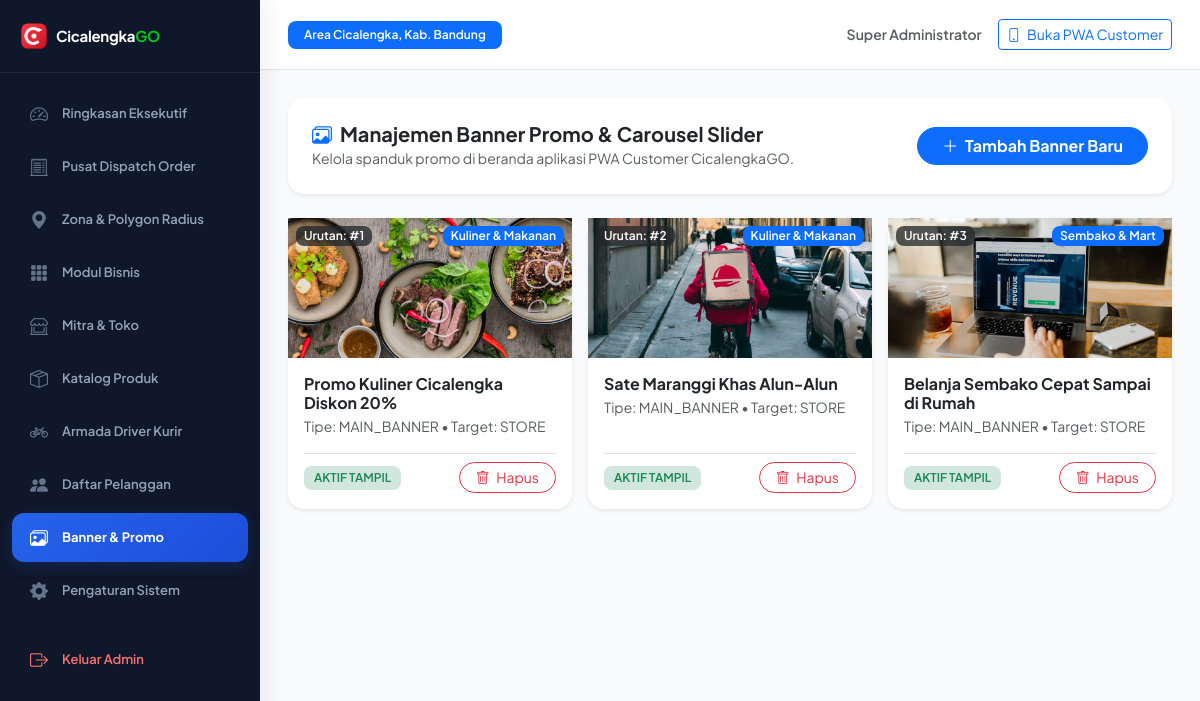
Screenshot of /public/admin/banners (signed in) with the database file from the repository.
### tables this page shows
CREATE TABLE `banners` (
  `id` INT UNSIGNED NOT NULL AUTO_INCREMENT,
  `module_id` INT UNSIGNED NULL,
  `zone_id` INT UNSIGNED NULL,
  `title` VARCHAR(150) NOT NULL,
  `image` VARCHAR(255) NOT NULL,
  `banner_type` ENUM('main_banner', 'popup', 'promo_strip') NOT NULL DEFAULT 'main_banner',
  `target_type` ENUM('store', 'product', 'category', 'url') NOT NULL DEFAULT 'store',
  `target_id` VARCHAR(100) NULL,
  `status` TINYINT(1) NOT NULL DEFAULT 1,
  `priority` INT NOT NULL DEFAULT 0,
  `created_at` TIMESTAMP NOT NULL DEFAULT CURRENT_TIMESTAMP,
  PRIMARY KEY (`id`)
);

CREATE TABLE `modules` (
  `id` INT UNSIGNED NOT NULL AUTO_INCREMENT,
  `name` VARCHAR(50) NOT NULL,
  `module_type` ENUM('food', 'grocery', 'pharmacy', 'ecommerce', 'parcel') NOT NULL,
  `icon` VARCHAR(100) NOT NULL DEFAULT 'bi-box-seam',
  `thumbnail` VARCHAR(255) NULL,
  `theme_color` VARCHAR(20) NOT NULL DEFAULT '#0d6efd',
  `description` VARCHAR(255) NULL,
  `status` TINYINT(1) NOT NULL DEFAULT 1,
  `stores_count` INT NOT NULL DEFAULT 0,
  `created_at` TIMESTAMP NOT NULL DEFAULT CURRENT_TIMESTAMP,
  `updated_at` TIMESTAMP NOT NULL DEFAULT CURRENT_TIMESTAMP ON UPDATE CURRENT_TIMESTAMP,
  PRIMARY KEY (`id`),
  UNIQUE KEY `uk_module_type` (`module_type`)
);

### app/core/Controller.php (called while the page is built, shortened)
<?php
abstract class Controller
{
    protected function view(string $viewPath, array $data = [], ?string $layout = 'customer_layout'): void
    {
        View::render($viewPath, $data, $layout);
    }
}

### app/controllers/AdminController.php (called while the page is built, shortened)
<?php
class AdminController extends Controller
{
    public function banners(): void
    {
        $banners = Database::query("
            SELECT b.*, m.name as module_name
            FROM `banners` b
            LEFT JOIN `modules` m ON b.module_id = m.id
            ORDER BY b.priority ASC, b.id DESC
        ");
        $modules = (new Module())->activeModules();
        $this->view('admin.banners', [
            'title'      => 'Manajemen Banner Promo & Slider',
            'banners'    => $banners,
            'modules'    => $modules,
            'active_tab' => 'banners'
        ], 'admin_layout');
    }
}

### app/core/Router.php (called while the page is built, shortened)
<?php
class Router
{
    private static array $routes = [];
    private static string $groupPrefix = '';
    private static array $groupMiddleware = [];
    public static function group(array $attributes, callable $callback): void
    {
        $prevPrefix = self::$groupPrefix;
        $prevMiddleware = self::$groupMiddleware;
        if (isset($attributes['prefix'])) {
            self::$groupPrefix = $prevPrefix . '/' . trim($attributes['prefix'], '/');
        }
        if (isset($attributes['middleware'])) {
            $middlewares = is_array($attributes['middleware']) ? $attributes['middleware'] : [$attributes['middleware']];
            self::$groupMiddleware = array_merge(self::$groupMiddleware, $middlewares);
        }
        self::$groupPrefix = $prevPrefix;
        self::$groupMiddleware = $prevMiddleware;
    }
    private static function addRoute(string $method, string $path, $handler, array $middleware = []): void
    {
        $fullPath = self::$groupPrefix . '/' . trim($path, '/');
        $fullPath = '/' . trim($fullPath, '/');
        if ($fullPath !== '/') {
            $fullPath = rtrim($fullPath, '/');
        }
        $allMiddleware = array_merge(self::$groupMiddleware, $middleware);
        self::$routes[] = [
            'method'     => $method,
            'path'       => $fullPath,
            'handler'    => $handler,
            'middleware' => $allMiddleware
        ];
    }
    public static function dispatch(string $uri, string $method)
    {
        $uri = parse_url($uri, PHP_URL_PATH) ?? '/';
        if (str_starts_with($uri, '/public/')) {
            $uri = substr($uri, 7);
        } elseif ($uri === '/public') {
            $uri = '/';
        }
        $uri = '/' . trim($uri, '/');
        if ($uri !== '/') {
            $uri = rtrim($uri, '/');
        }
        foreach (self::$routes as $route) {
            if ($route['method'] !== $method) {
                continue;
            }
            $pattern = preg_replace('#\{([a-zA-Z0-9_]+)\}#', '(?P<$1>[^/]+)', $route['path']);
            $pattern = "#^" . $pattern . "$#";
            if (preg_match($pattern, $uri, $matches)) {
                $params = array_filter($matches, function ($key) {
                    return !is_numeric($key);
                }, ARRAY_FILTER_USE_KEY);
                if (is_array($route['handler'])) {
                    [$ctrlClass, $action] = $route['handler'];
                    $controller = new $ctrlClass();
                    return call_user_func_array([$controller, $action], $params);
                } elseif (is_callable($route['handler'])) {
                    return call_user_func_array($route['handler'], $params);
                }
            }
        }
    }
}

### app/core/App.php (called while the page is built, shortened)
<?php
class App
{
    public static function run(): void
    {
        $uri = $_SERVER['REQUEST_URI'] ?? '/';
        $method = $_SERVER['REQUEST_METHOD'] ?? 'GET';
        Router::dispatch($uri, $method);
    }
}

### public/index.php (called while the page is built, shortened)
<?php
require_once APP_PATH . '/autoload.php';
$app = new App();
$app->run();

### app/autoload.php (called while the page is built, shortened)
<?php
spl_autoload_register(function ($class) {
    $prefix = 'App\\';
    $baseDir = dirname(__DIR__) . '/app/';
    $len = strlen($prefix);
    $relativeClass = substr($class, $len);
    $file = $baseDir . str_replace('\\', '/', $relativeClass) . '.php';
    $parts = explode('\\', $relativeClass);
    if (count($parts) > 1) {
        $className = array_pop($parts);
        $dirParts = array_map('strtolower', $parts);
        $fallbackFile = $baseDir . implode('/', $dirParts) . '/' . $className . '.php';
        if (file_exists($fallbackFile)) {
            return;
        }
    }
});

### app/config/database.php (called while the page is built)
<?php
$getEnvVar = function($keys, $default = '') {
    foreach ((array)$keys as $k) {
        $val = getenv($k);
        if ($val !== false && $val !== '') return $val;
        if (!empty($_ENV[$k])) return $_ENV[$k];
        if (!empty($_SERVER[$k])) return $_SERVER[$k];
    }
    return $default;
};
return [
    'driver'    => 'mysql',
    'host'      => $getEnvVar(['DB_HOST'], 'cicalengkago_db'),
    'port'      => $getEnvVar(['DB_PORT'], '3306'),
    'database'  => $getEnvVar(['DB_DATABASE', 'DB_NAME'], 'cicalengkago'),
    'username'  => $getEnvVar(['DB_USERNAME', 'DB_USER'], 'cicalengka_user'),
    'password'  => $getEnvVar(['DB_PASSWORD', 'DB_PASS'], 'cicalengka_pass'),
    'charset'   => 'utf8mb4',
    'collation' => 'utf8mb4_unicode_ci',
    'options'   => [
        PDO::ATTR_ERRMODE            => PDO::ERRMODE_EXCEPTION,
        PDO::ATTR_DEFAULT_FETCH_MODE => PDO::FETCH_ASSOC,
        PDO::ATTR_EMULATE_PREPARES   => false,
        PDO::ATTR_PERSISTENT         => false,
        PDO::MYSQL_ATTR_MULTI_STATEMENTS => true,
    ]
];

### app/core/Database.php (called while the page is built, shortened)
<?php
class Database
{
    private static ?Database $instance = null;
    private PDO $pdo;
    private function __construct()
    {
        $config = require APP_PATH . '/config/database.php';
        $candidateHosts = array_unique(array_filter([
            $config['host'] ?? null,
            'cicalengkago_db',
            'mariadb',
            '172.17.0.1',
            'host.docker.internal',
            '127.0.0.1',
            'localhost'
        ]));
        foreach ($candidateHosts as $host) {
            $dsn = "mysql:host={$host};port={$config['port']};dbname={$config['database']};charset={$config['charset']}";
            for ($attempt = 1; $attempt <= 3; $attempt++) {
                try {
                    $this->pdo = new PDO($dsn, $config['username'], $config['password'], $config['options']);
                    $connected = true;
                    break 2;
                } catch (PDOException $e) {
                    $lastException = $e;
                    if ($e->getCode() == 2002 && $attempt < 3) {
                        sleep(1);
                    } else {
                        break;
                    }
                }
            }
        }
        $this->autoMigrateIfNeeded();
    }
    private function autoMigrateIfNeeded(): void
    {
        try {
            $stmt = $this->pdo->query("SHOW TABLES LIKE 'modules'");
            $tableExists = $stmt ? $stmt->fetch() : false;
        } catch (Exception $e) {
            error_log("Auto Migration Error: " . $e->getMessage());
        }
    }
    public static function getInstance(): Database
    {
        if (self::$instance === null) {
            self::$instance = new self();
        }
        return self::$instance;
    }
    public static function getPdo(): PDO
    {
        return self::getInstance()->pdo;
    }
    public static function query(string $sql, array $params = []): array
    {
        $stmt = self::getPdo()->prepare($sql);
        $stmt->execute($params);
        return $stmt->fetchAll();
    }
}

### app/config/app.php (called while the page is built)
<?php
$protocol = (!empty($_SERVER['HTTPS']) && $_SERVER['HTTPS'] !== 'off' || ($_SERVER['SERVER_PORT'] ?? 80) == 443) ? "https://" : "http://";
$host = $_SERVER['HTTP_HOST'] ?? 'localhost';
$scriptName = str_replace('\\', '/', dirname($_SERVER['SCRIPT_NAME'] ?? ''));
$baseUrl = rtrim($protocol . $host . $scriptName, '/');
if (substr($baseUrl, -7) === '/public') {
    $publicUrl = $baseUrl;
    $appUrl = substr($baseUrl, 0, -7);
} else {
    $publicUrl = $baseUrl . '/public';
    $appUrl = $baseUrl;
}
return [
    'name'        => 'CicalengkaGO',
    'app_name'    => 'CicalengkaGO - Delivery On Demand',
    'version'     => '1.0.0',
    'env'         => $_ENV['APP_ENV'] ?? 'development',
    'debug'       => filter_var($_ENV['APP_DEBUG'] ?? true, FILTER_VALIDATE_BOOLEAN),
    'url'         => $_ENV['APP_URL'] ?? $appUrl,
    'public_url'  => $publicUrl,
    'timezone'    => 'Asia/Jakarta',
    'locale'      => 'id',
    'currency'    => 'IDR',
    'currency_symbol' => 'Rp',
];

### views/admin/banners.php (the view, shortened to what this page needs)
<div class="row g-4">
    <div class="col-12">
        <div class="card border-0 shadow-sm rounded-4">
            <div class="card-body p-4 d-flex align-items-center justify-content-between flex-wrap gap-3">
                <div>
                    <h5 class="fw-bold m-0"><i class="bi bi-images text-primary me-2"></i>Manajemen Banner Promo & Carousel Slider</h5>
                    <small class="text-muted">Kelola spanduk promo di beranda aplikasi PWA Customer CicalengkaGO.</small>
                </div>
                <button type="button" class="btn btn-primary rounded-pill px-4 fw-bold" onclick="openAddBannerModal()">
                    <i class="bi bi-plus-lg me-1"></i> Tambah Banner Baru
                </button>
            </div>
        </div>
    </div>
    <div class="col-12">
        <div class="row g-3">
            <?php if (empty($banners)): ?>
                <div class="col-12">
                    <div class="card border-0 shadow-sm rounded-4 p-5 text-center text-muted">
                        <i class="bi bi-images fs-1 d-block mb-2 text-secondary"></i>
                        Belum ada banner promo dibuat.
                    </div>
                </div>
            <?php else: ?>
                <?php foreach ($banners as $b): ?>
                    <div class="col-md-6 col-lg-4">
                        <div class="card border-0 shadow-sm rounded-4 overflow-hidden h-100">
                            <div style="height: 140px; background: #e2e8f0; position: relative;">
                                <img src="<?= $baseUrl ?>/<?= htmlspecialchars($b['image']) ?>" alt="<?= htmlspecialchars($b['title']) ?>" class="w-100 h-100 object-fit-cover" onerror="this.src='https://placehold.co/600x250/ee2737/ffffff?text=Promo+CicalengkaGO'">
                                <span class="badge bg-dark bg-opacity-75 text-white position-absolute top-0 start-0 m-2 px-2 py-1 small">
                                    Urutan: #<?= $b['priority'] ?>
                                </span>
                                <span class="badge bg-primary position-absolute top-0 end-0 m-2 px-2 py-1 small">
                                    <?= htmlspecialchars($b['module_name'] ?? 'Semua Modul') ?>
                                </span>
                            </div>
                            <div class="card-body p-3 d-flex flex-column">
                                <h6 class="fw-bold text-dark mb-1"><?= htmlspecialchars($b['title']) ?></h6>
                                <small class="text-muted mb-3">Tipe: <?= strtoupper($b['banner_type']) ?> • Target: <?= strtoupper($b['target_type']) ?></small>
                                <div class="mt-auto pt-2 border-top d-flex align-items-center justify-content-between">
                                    <span class="badge <?= $b['status'] ? 'bg-success-subtle text-success' : 'bg-secondary' ?>">
                                        <?= $b['status'] ? 'AKTIF TAMPIL' : 'NON-AKTIF' ?>
                                    </span>
                                    <button class="btn btn-outline-danger btn-sm rounded-pill px-3" onclick="deleteBanner(<?= $b['id'] ?>, '<?= addslashes($b['title']) ?>')">
                                        <i class="bi bi-trash me-1"></i> Hapus
                                    </button>
                                </div>
                            </div>
                        </div>
                    </div>
                <?php endforeach; ?>
            <?php endif; ?>
        </div>
    </div>
</div>

### public/assets/css/admin.css (style rules this page uses)
:root { --admin-font: 'Plus Jakarta Sans', -apple-system, BlinkMacSystemFont, sans-serif; --admin-sidebar-bg: #0f172a; --admin-sidebar-hover: #1e293b; --admin-sidebar-active: #2563eb; --admin-body-bg: #f8fafc; --admin-card-bg: #ffffff; --admin-border: #e2e8f0; --admin-text-main: #0f172a; --admin-text-muted: #64748b; --admin-primary: #2563eb; --admin-primary-glow: rgba(37, 99, 235, 0.2); }
* { box-sizing: border-box; }
body { font-family: var(--admin-font); background-color: var(--admin-body-bg); color: var(--admin-text-main); margin: 0; padding: 0; -webkit-font-smoothing: antialiased; }
.card { border-radius: 18px; border: 1px solid var(--admin-border); box-shadow: 0 2px 12px rgba(15, 23, 42, 0.04); background: #ffffff; position: relative; overflow: visible !important; }
.badge { font-weight: 600; padding: 6px 10px; border-radius: 8px; }

### rows the page displays
banners: image (picture), priority "1", module.name "Kuliner & Makanan", title "Promo Kuliner Cicalengka Diskon 20%", banner_type "MAIN_BANNER", target_type "STORE", status "AKTIF TAMPIL"
banners: image (picture), priority "2", module.name "Kuliner & Makanan", title "Sate Maranggi Khas Alun-Alun", banner_type "MAIN_BANNER", target_type "STORE", status "AKTIF TAMPIL"
banners: image (picture), priority "3", module.name "Sembako & Mart", title "Belanja Sembako Cepat Sampai di Rumah", banner_type "MAIN_BANNER", target_type "STORE", status "AKTIF TAMPIL"
